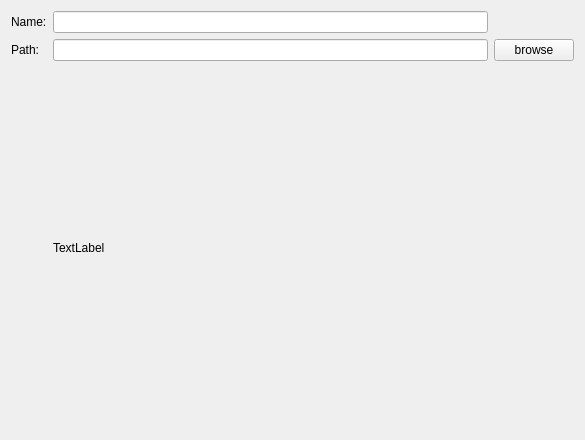
<?xml version="1.0" encoding="UTF-8"?>
<ui version="4.0">
 <class>ProSetPage</class>
 <widget class="QWizardPage" name="ProSetPage">
  <property name="geometry">
   <rect>
    <x>0</x>
    <y>0</y>
    <width>585</width>
    <height>440</height>
   </rect>
  </property>
  <property name="windowTitle">
   <string>WizardPage</string>
  </property>
  <layout class="QGridLayout" name="gridLayout">
   <item row="0" column="0">
    <widget class="QLabel" name="labelName">
     <property name="text">
      <string>Name:</string>
     </property>
    </widget>
   </item>
   <item row="0" column="1">
    <widget class="QLineEdit" name="lineEditName"/>
   </item>
   <item row="1" column="0">
    <widget class="QLabel" name="labelPath">
     <property name="text">
      <string>Path:</string>
     </property>
    </widget>
   </item>
   <item row="1" column="1">
    <widget class="QLineEdit" name="lineEditPath"/>
   </item>
   <item row="1" column="2">
    <widget class="QPushButton" name="pushButtonBrowse">
     <property name="text">
      <string>browse</string>
     </property>
    </widget>
   </item>
   <item row="2" column="1">
    <widget class="QLabel" name="labelTips">
     <property name="text">
      <string>TextLabel</string>
     </property>
    </widget>
   </item>
  </layout>
 </widget>
 <resources/>
 <connections/>
</ui>
